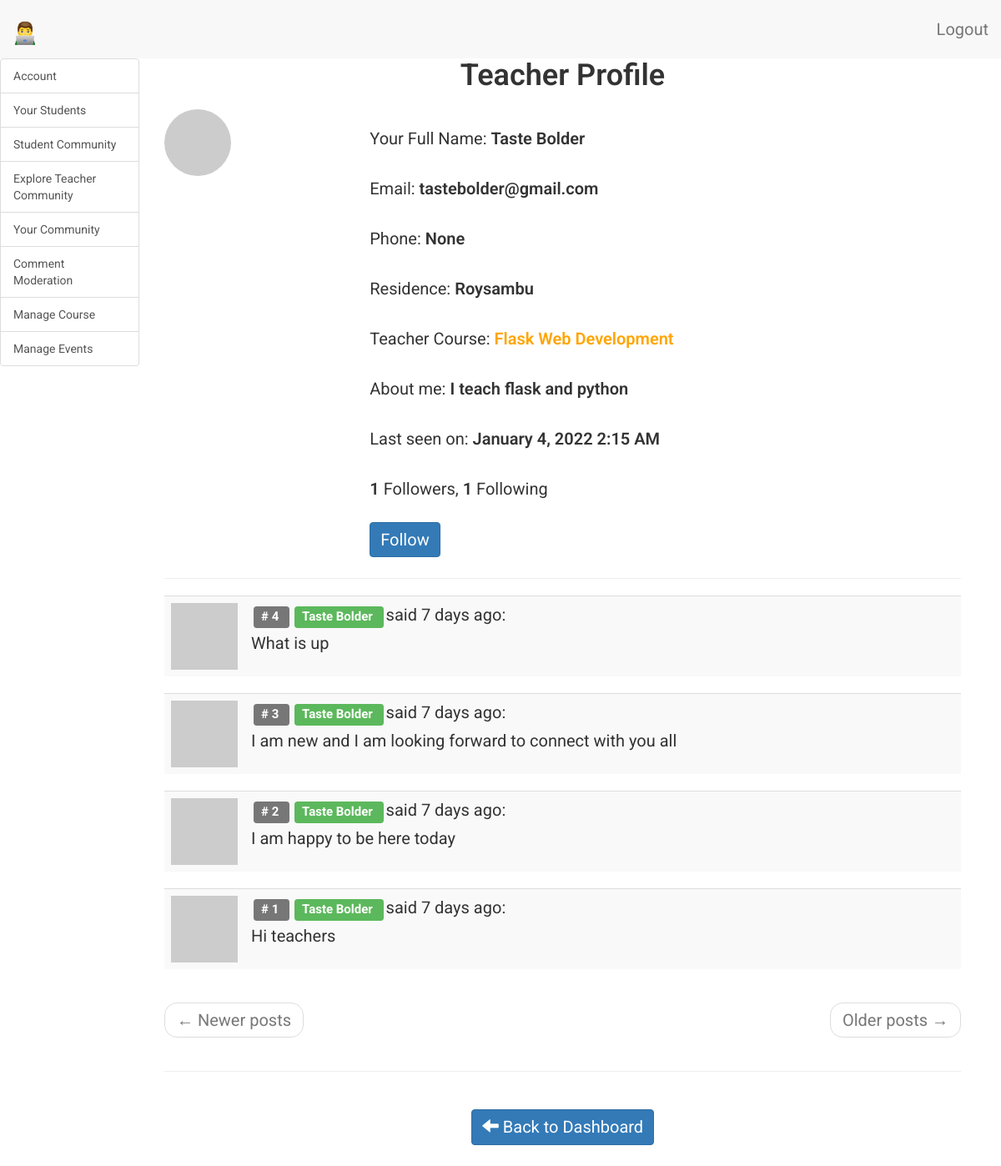
/teacher/profile/Taste Bolder (signed in), run on an earlier commit of the app's database.
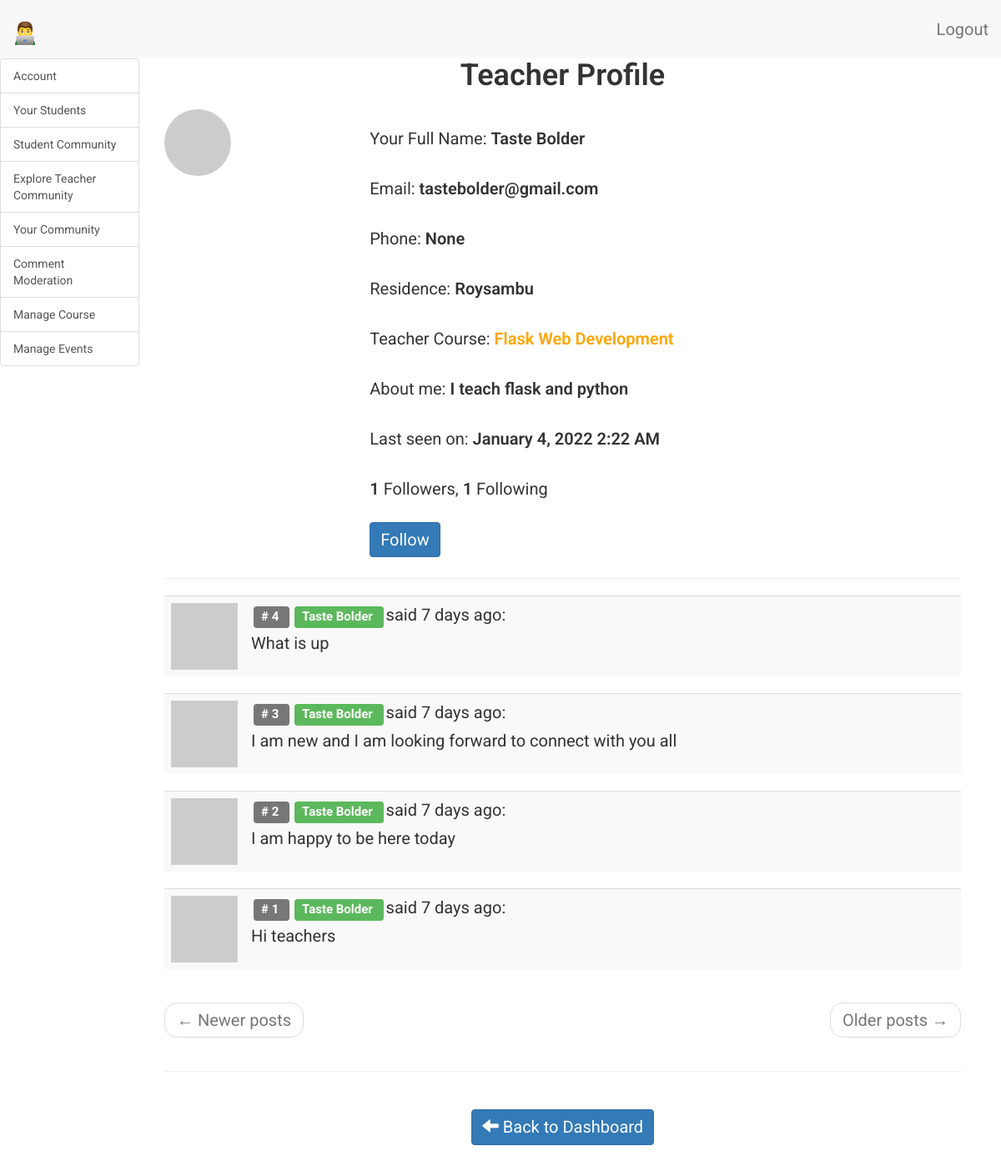
And on a later commit of the database.
### app/models.py (models this page shows, shortened)
class Teacher(UserMixin, db.Model):
    __tablename__ = 'teacher'
    id = db.Column(db.Integer, primary_key=True)
    teacher_full_name = db.Column(db.String(64), index=True, unique=True)
    teacher_email = db.Column(db.String(120), index=True, unique=True)
    teacher_phone = db.Column(db.String(120), index=True, unique=True)
    teacher_residence = db.Column(db.String(120), index=True)
    teacher_course = db.Column(db.String(120), index=True)
    teacher_about_me = db.Column(db.String(140))
    teacher_last_seen = db.Column(db.DateTime, default=datetime.utcnow)
    teacher_password_hash = db.Column(db.String(128))
    comments = db.relationship(
        'TeacherCommunityComment',
        backref='author',
        lazy='dynamic'
        )
    course_overview = db.relationship(
        'WebDevelopmentOverview',
        backref='author',
        lazy='dynamic'
        )
    table_of_contentes = db.relationship(
        'TableOfContents',
        backref='author',
        lazy='dynamic'
        )
    chapter = db.relationship(
        'Chapter',
        backref='author',
        lazy='dynamic'
        )
    chapter_objectives = db.relationship(
        'ChapterObjectives',
        backref='author',
        lazy='dynamic'
        )
    chapter_quizzes = db.relationship(
        'ChapterQuiz',
        backref='author',
        lazy='dynamic'
        )
    def avatar_teacher(self, size):
        digest = md5(self.teacher_email.lower().encode('utf-8')).hexdigest()
        return 'https://www.gravatar.com/avatar/{}?d=identicon&s={}'.format(
            digest, size)
    teacher_followed = db.relationship(
        'Teacher',
        secondary=teacher_followers,
        primaryjoin=(teacher_followers.c.follower_id == id),
        secondaryjoin=(teacher_followers.c.followed_id == id),
        backref=db.backref(
            'teacher_followers',
            lazy='dynamic'
            ), lazy='dynamic')
    def is_following(self, teacher):
        return self.teacher_followed.filter(
            teacher_followers.c.followed_id == teacher.id).count() > 0

class TeacherCommunityComment(db.Model):
    __tablename__ = 'teacher community comment'
    id = db.Column(db.Integer, primary_key=True)
    body = db.Column(db.String(140))
    timestamp = db.Column(db.DateTime, index=True, default=datetime.utcnow)
    teacher_id = db.Column(db.Integer, db.ForeignKey('teacher.id'))

### app/teacher/routes.py (the view)
@bp.route('/profile/<teacher_full_name>')
@login_required
def profile_teacher(teacher_full_name):
    teacher = Teacher.query.filter_by(
        teacher_full_name=teacher_full_name
        ).first()
    page = request.args.get('page', 1, type=int)
    comments = teacher.comments.order_by(
        TeacherCommunityComment.timestamp.desc()
        ).paginate(
        page, current_app.config['POSTS_PER_PAGE'], False)
    next_url = url_for(
        'teacher.dashboard_teacher', teacher_full_name=teacher_full_name,
        _anchor="teacher-comments",
        page=comments.next_num) \
        if comments.has_next else None
    prev_url = url_for(
        'teacher.dashboard_teacher', teacher_full_name=teacher_full_name,
        _anchor="teacher-comments",
        page=comments.prev_num) \
        if comments.has_prev else None
    form = EmptyForm()
    return render_template(
        'teacher/profile_teacher.html',
        teacher=teacher,
        comments=comments.items,
        next_url=next_url,
        prev_url=prev_url,
        form=form,
        title='Teacher Profile'
        )

### app/teacher/forms.py
class EmptyForm(FlaskForm):
    submit = SubmitField('Post')

### app/models.py (called while the page is built)
@login.user_loader
def load_teacher(id):
    return Teacher.query.get(int(id))

### app/teacher/routes.py (called while the page is built)
@bp.before_request
def before_request():
    if current_user.is_authenticated:
        current_user.teacher_last_seen = datetime.utcnow()
        db.session.commit()

### app/templates/teacher/profile_teacher.html (shortened to what this page needs)
{% extends 'base.html' %}
{% block app_content %}
    <div class="row">
        <div class="col-sm-12">
        </div>
    </div>
    <div class="row">
        <div class="col-sm-12 text-center">
            <H1>{{ title }}</H1>
        </div>
    </div>
    <div class="row">
        <div class="col-sm-3">
            <img src=" {{ teacher.avatar_teacher(128) }} " class="img-circle">
        </div>
        <div class="col-sm-9">
            <p>
                Your Full Name: <span style="font-weight: 600;">{{ teacher.teacher_full_name }}</span>
            </p>
            <p>
                Email: <span style="font-weight: 600;">{{ teacher.teacher_email }}</span>
            </p>
            <p>
                Phone: <span style="font-weight: 600;">{{ teacher.teacher_phone }}</span>
            </p>
            <p>
                Residence: <span style="font-weight: 600;">{{ teacher.teacher_residence }}</span>
            </p>
            <p>
                Teacher Course: <span style="font-weight: 600; color: orange;">{{ teacher.teacher_course }}</span>
            </p>
            {% if teacher.teacher_about_me %}
                <p>
                    About me: <span style="font-weight: 600;">{{ teacher.teacher_about_me }}</span>
                </p>
            {% endif %}
            {% if teacher.teacher_last_seen %}
                <p>
                    Last seen on: <span style="font-weight: 600;">{{ moment(teacher.teacher_last_seen).format('LLL') }}</span>
                </p>
            {% endif %}
            <p>
                <span style="font-weight: 600;">{{ teacher.teacher_followers.count() }}</span> Followers,
                <span style="font-weight: 600;">{{ teacher.teacher_followed.count() }}</span> Following
            </p>
            {% if not current_user.is_following(teacher) %}
                <form action="{{ url_for('teacher.follow_teacher', teacher_full_name=teacher.teacher_full_name) }}" method="post">
                    {{ form.submit(value='Follow', class_='btn btn-primary') }}
                </form>
            {% else %}
                <form action="{{ url_for('teacher.unfollow_teacher', teacher_full_name=teacher.teacher_full_name) }}" method="post">
                    {{ form.hidden_tag() }}
                    {{ form.submit(value='Unfollow', class_='btn btn-primary') }}
                </form>
            {% endif %}
        </div>
    </div>
    <hr>
    <div class="row teacher">
        <div class="col-sm-12">
            {% for comment in comments %}
                {% include 'teacher/_comments_teachers.html' %}
            {% endfor %}
        </div>
    </div>
    <div class="row">
        <div class="col-sm-12">
            <nav aria-label="...">
                <ul class="pager">
                    <li class="previous{% if not prev_url %} disabled{% endif %}">
                        <a href="{{ prev_url or '#' }}">
                            <span aria-hidden="true">&larr;</span> Newer posts
                        </a>
                    </li>
                    <li class="next{% if not next_url %} disabled{% endif %}">
                        <a href="{{ next_url or '#' }}">
                            Older posts <span aria-hidden="true">&rarr;</span>
                        </a>
                    </li>
                </ul>
            </nav>
        </div>
    </div>
    <hr>
    {% if teacher %}
        <div class="row text-center">
            <div class="col-sm-4">
            </div>
            <div class="col-sm-4">
                <p>
                    <a href=" {{ url_for('teacher.dashboard_teacher') }} " class="btn btn-primary">
                        <span class="glyphicon glyphicon-arrow-left" aria-hidden="true"></span>
                            Back to Dashboard
                    </a>
                </p>
            </div>
            <div class="col-sm-4">
            </div>
        </div>
    {% endif %}
{% endblock %}

### app/templates/base.html (shortened to what this page needs)
{% extends 'bootstrap/base.html' %}
{% block head %}
    {{ super() }}
{% endblock %}
{% block styles %}
    {{ super() }}
    <link type="text/css" rel="stylesheet" href="{{ url_for('static', filename = 'css/main.css') }}">
    <link rel="stylesheet" href="https://cdnjs.cloudflare.com/ajax/libs/intl-tel-input/16.0.4/css/intlTelInput.css">
{% endblock %}
{% block navbar %}
    {% if current_user.is_authenticated %}
        <nav class="navbar-default">
            <div>
                <div class="navbar-header">
                        {% if student %}
                            <a class="navbar-brand" href=" {{ url_for('student.dashboard_student') }} ">
                                <img alt="Brand" src="{{ url_for('static', filename = 'images/eLearning.png') }}" width="30" height="30">
                            </a>
                        {% elif parent %}
                            <a class="navbar-brand" href=" {{ url_for('main.dashboard_parent') }} ">
                                <img alt="Brand" src="{{ url_for('static', filename = 'images/eLearning.png') }}" width="30" height="30">
                            </a>
                        {% elif teacher %}
                            <a class="navbar-brand" href=" {{ url_for('teacher.dashboard_teacher') }} ">
                                <img alt="Brand" src="{{ url_for('static', filename = 'images/eLearning.png') }}" width="30" height="30">
                            </a>
                        {% elif admin %}
                            <a class="navbar-brand" href=" {{ url_for('admin.dashboard_admin') }} ">
                                <img alt="Brand" src="{{ url_for('static', filename = 'images/eLearning.png') }}" width="30" height="30">
                            </a>
                        {% else %}
                            <a class="navbar-brand" href=" {{ url_for('main.home') }} ">
                                <img alt="Brand" src="{{ url_for('static', filename = 'images/eLearning.png') }}" width="30" height="30">
                            </a>
                        {% endif %}
                </div>
                <div class="collapse navbar-collapse" id="bs-example-navbar-collapse-1">
                    <ul class="nav navbar-nav navbar-right">
                            {% if student %}
                                <li><a href=" {{ url_for('auth.logout_student') }} ">Logout</a></li>
                            {% elif parent %}
                                <li><a href=" {{ url_for('auth.logout_parent') }} ">Logout</a></li>
                            {% elif teacher %}
                                <li><a href=" {{ url_for('auth.logout_teacher') }} ">Logout</a></li>
                            {% elif admin %}
                                <li><a href=" {{ url_for('auth.logout_admin') }} ">Logout</a></li>
                            {% endif %}
                    </ul>
                </div>
            </div>
        </nav>
    {% endif %}
{% endblock %}
{% block content %}
    {% if current_user.is_authenticated %}
        <div class="tab-content">
            {% if teacher %}
                <div class="row">
                    <div class="col-sm-2 sidebar">
                        <div class="list-group">
                            <a href="{{  url_for('teacher.dashboard_account')}}" class="list-group-item tablinks" onclick="openCity(event, 'account')" id="defaultOpen">
                                Account
                            </a>
                            <a href="{{ url_for('teacher.dashboard_all_students') }}" class="list-group-item tablinks" onclick="openCity(event, 'students')">
                                Your Students
                            </a>
                            <a href="{{ url_for('teacher.dashboard_student_community') }}" class="list-group-item tablinks" onclick="openCity(event, 'student-community')">
                                Student Community
                            </a>
                            <a href="{{ url_for('teacher.dashboard_explore_teachers') }}" class="list-group-item tablinks" onclick="openCity(event, 'explore-teacher-community')">
                                Explore Teacher Community
                            </a>
                            <a href="{{ url_for('teacher.dashboard_my_teacher_community') }}" class="list-group-item tablinks" onclick="openCity(event, 'your-community')">
                                Your Community
                            </a>
                            <a href="{{ url_for('teacher.dashboard_comment_moderation') }}" class="list-group-item tablinks" onclick="openCity(event, 'comment-moderation')">
                                Comment Moderation
                            </a>
                            <a href="{{ url_for('teacher.dashboard_manage_course') }}" class="list-group-item tablinks" onclick="openCity(event, 'update')">
                                Manage Course
                            </a>
                            <a href="{{ url_for('teacher.dashboard_manage_events') }}" class="list-group-item tablinks" onclick="openCity(event, 'events')">
                                Manage Events
                            </a>
                        </div>
                    </div>
                    <div class="col-sm-10 ">
                        {% block app_content %}
                        {% endblock %}
                    </div>
                </div>
            {% endif %}
        </div>
    {% endif %}
{% endblock %}

### app/templates/teacher/_comments_teachers.html
<table class="table table-striped">
    <tr valign='top'>
        <td width="30px">
            <a href=" {{ url_for('teacher.profile_teacher', teacher_full_name=comment.author.teacher_full_name) }} ">
                <img src=" {{ comment.author.avatar_teacher(30) }}  ">
            </a>
        </td>
        <td>
            <span class="comment-id label label-default"># {{ comment.id }} </span>
            <a href="{{ url_for('teacher.profile_teacher', teacher_full_name=comment.author.teacher_full_name) }}">
                <span class="label label-success"> {{ comment.author.teacher_full_name }} </span>
            </a>
            said {{ moment(comment.timestamp).fromNow() }}:
            <br>
            <div class="comment-body">
                {{ comment.body }}
            </div>
        </td>
    </tr>
</table>

### app/static/css/main.css (style rules this page uses)
.label { margin: 3px; }
.navbar-brand { font-size: 30px; font-weight: 600; margin-top: 10px; }
html, body { font-family: 'Roboto', sans-serif; }
h1 { padding-bottom: 10px; font-weight: 600; margin-top: 0px; padding-top: 0px; }
h2, h3, h4, h5, h6, p { margin-top: 0px; padding-top: 10px; padding-bottom: 10px; }
p, li { line-height: 30px; margin-top: 10px; margin-bottom: 10px; }
p, li, td, .btn, .btn-alt, .schedule-btn { font-size: 20px; }
.comment-body { margin-top: 5px; }
.btn { margin-top: 5px; margin-bottom: 5px; }
@media screen and (min-width: 1080px) { .tab-content { width: 96%; } }

What changed in the data, as far as the page shows it:
changed Teacher "Taste Bolder": teacher_last_seen "January 4, 2022 2:15 AM" → "January 4, 2022 2:22 AM"
